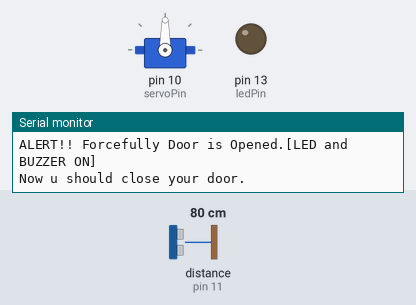
Bench run of a sketch on a simulated Arduino Uno, built with avr-gcc and run on an emulated ATmega328P. On the bench: servo, output pins drawn as LEDs (lit = HIGH), the last lines printed to the serial monitor. Wiring (inferred from the names in the program): ultrasonic range finder: trigger pin 12; echo pin 11. Dashed ring = blinking. Inputs (shaded band) come from the test bench; at power-on: distance to the obstacle (sensor on pin 11) 80 cm. The echo pulse lasts 58.3 µs per cm; pins used as bus, display or sensor lines are not drawn.

Above: at 14.1 s.
14.2 s: distance to the obstacle (sensor on pin 11) set to 69 cm
At 19.6 s:
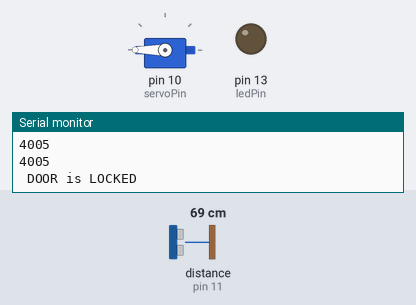
21.8 s: distance to the obstacle (sensor on pin 11) set to 77 cm
At 26.39 s:
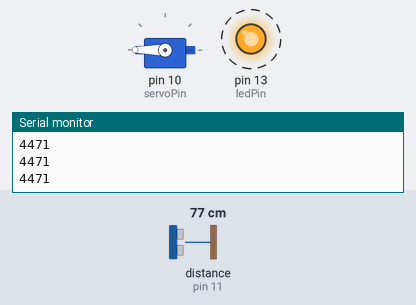
Timing chart, 0 to 34.3 s (numbered marks = the images above; inputs shaded):
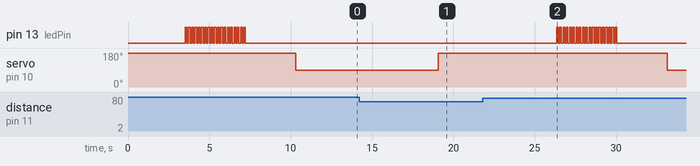

Measured:
- the behaviour switches between 72 and 73 cm on distance to the obstacle (sensor on pin 11) (found by bisection; images 1 and 2)
- after the input at 14.2 s, servo on pin 10 (servoPin): 90° → 180° after 4.9 s
- after the input at 21.8 s, pin 13 (ledPin): alternates HIGH for 0.10 s and LOW for 0.10 s, 38 changes in all, then stays LOW, starting after 4.5 s; servo on pin 10 (servoPin): 180° → 90° after 11.3 s

The sketch:

SNL_MINI_PROJ.ino
```cpp
#include <SoftwareSerial.h> //this library allows serial communication via digital pins
#include <Servo.h>          //this library allows arduino board to control servo motor
Servo myServo;              //created servo object to control the servo
int servoPin = 10;  //control signal is connected to Pin10
int echoPin = 11;   //echo is connected to Pin11
int trigPin = 12;   //trigger is connected to Pin12
int ledPin = 13;    //buzzer is on Pin13
int servoPos = 180; //initializing servo to 180
int pingTravelTime;     //it stores the total time travelled by the ultasonic wave
String authorised;      //variable to store the user's fingerprint

void setup() {
  Serial.begin(9600);         //Sets the data rate in bits per second to communicate with Serial Monitor
  myServo.attach(servoPin);   // attaches the servo object to pin10
  myServo.write(servoPos);    //this funct rotates the servo motor;
  pinMode(echoPin,INPUT);     //it will receive ultasonic waves
  pinMode(trigPin,OUTPUT);    //it will emit ultasonic waves
  pinMode(ledPin,OUTPUT);     //for LED and Buzzer
  int ultra();                //this funct generates the waves
  Serial.println("   --  Initially DOOR is CLOSED  --  ");
}

void loop() {
  //first we generates utrasonic waves
  ultra();
  delay(1000);

  //here if pingTravelTime is less then threshold(implies door is closed)
  //Then we check for servo angle value

  if(pingTravelTime<4215)
  {
    if(servoPos == 180)     //180 => door is locked
    {
      //This code do the authentication and unlocks the door
      Serial.println(" ** Only AUTHORIZED can be accessed. Please VERIFY!!! first. ** ");
        authorised = Serial.readString();    //reads & stores the string data send from the android application
        Serial.println(authorised);
        if(authorised == "f success")
        {
          servoPos = 90;              //90 => varible stores the servo position as 90
          myServo.write(servoPos);    //this function rotates the servo motor
          delay(1250);
          Serial.println(" DOOR is UNLOCKED ");
          delay(1000);
          Serial.println(" DOOR is UNLOCKED ");
          delay(1000);
          Serial.println(" DOOR is UNLOCKED ");
          delay(1000);
          Serial.println(" OPEN the DOOR ");
          delay(5000);

        }
     }
  }
  delay(500);
  ultra();
  delay(1000);
  Serial.println(pingTravelTime);
  delay(1000);

  //here if pingTravelTime is less then threshold (implies door is closed)
    if(pingTravelTime<4215)
    {
     if(servoPos == 90)           //90 => door is unlocked
      {
        //This code locks the dooor automatically when the door is in closed position
        Serial.println(" DOOR is LOCKED ");
        delay(1250);
        servoPos = 180;             //180 => varible stores the servo position as 180
        myServo.write(servoPos);   //this function rotates the servo motor
        delay(1250);
        Serial.println(" DOOR is LOCKED ");
        delay(1250);
        Serial.println(" DOOR is LOCKED ");
        delay(1250);
      }
    }

//here if pingTravelTime is greater then threshold (implies door is opened)
//Then we check for servo angle value
  if(pingTravelTime>4215)
  {
    if(servoPos == 90)                    //90 => door is unlocked
    {
      //this code detects that the door is in opened position
      delay(1000);
      Serial.println(" DOOR is OPENED ");
      delay(1250);
      Serial.println(" DOOR is OPENED ");
      delay(1250);
      Serial.println(" DOOR is OPENED ");
      delay(1250);
    }


    if(servoPos == 180)                   //180 => door is locked
    {
      //This code is the working condition for buzzer
      for(int i=0;i<=18;i++){
      digitalWrite(ledPin,HIGH);
      delay(100);
      digitalWrite(ledPin,LOW);
      delay(100);
      Serial.println("ALERT!! Forcefully Door is Opened.[LED and BUZZER ON]");
      }
      delay(3000);
      servoPos = 90;
      myServo.write(servoPos);
      delay(1000);
      Serial.println("Now u should close your door.");
      delay(3000);
    }
  }
}

int ultra()
{
  digitalWrite(trigPin,LOW);
  delayMicroseconds(10);
  digitalWrite(trigPin,HIGH);
  delayMicroseconds(10);
  digitalWrite(trigPin,LOW);
  pingTravelTime=pulseIn(echoPin,HIGH);     //this function it measures the time for how long is the echo pin is high
  Serial.println(pingTravelTime);           //displays the total travel time by the wave(hitting+receiving)in serial monitor

}
```
